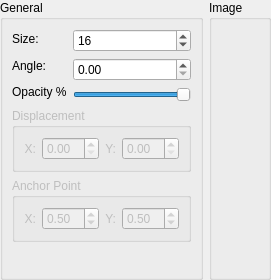
<?xml version="1.0" encoding="UTF-8"?>
<ui version="4.0">
 <class>LocalGraphicWidgetForm</class>
 <widget class="QWidget" name="LocalGraphicWidgetForm">
  <property name="geometry">
   <rect>
    <x>0</x>
    <y>0</y>
    <width>236</width>
    <height>280</height>
   </rect>
  </property>
  <property name="windowTitle">
   <string>Form</string>
  </property>
  <layout class="QGridLayout" name="gridLayout_10">
   <property name="margin">
    <number>0</number>
   </property>
   <item row="0" column="0">
    <layout class="QGridLayout" name="gridLayout_9">
     <item row="0" column="0">
      <widget class="QGroupBox" name="m_generalGroupBox">
       <property name="title">
        <string>General</string>
       </property>
       <layout class="QGridLayout" name="gridLayout_8">
        <item row="0" column="0">
         <layout class="QGridLayout" name="gridLayout_3">
          <item row="2" column="0">
           <widget class="QGroupBox" name="m_anchorPointGroupBox">
            <property name="enabled">
             <bool>false</bool>
            </property>
            <property name="title">
             <string>Anchor Point</string>
            </property>
            <property name="flat">
             <bool>true</bool>
            </property>
            <layout class="QGridLayout" name="gridLayout_7">
             <item row="0" column="0">
              <layout class="QGridLayout" name="gridLayout_6">
               <item row="0" column="0">
                <widget class="QLabel" name="m_anchorPointXLabel">
                 <property name="text">
                  <string>X:</string>
                 </property>
                 <property name="alignment">
                  <set>Qt::AlignRight|Qt::AlignTrailing|Qt::AlignVCenter</set>
                 </property>
                </widget>
               </item>
               <item row="0" column="1">
                <widget class="QDoubleSpinBox" name="m_anchorPointXDoubleSpinBox">
                 <property name="sizePolicy">
                  <sizepolicy hsizetype="Expanding" vsizetype="Fixed">
                   <horstretch>0</horstretch>
                   <verstretch>0</verstretch>
                  </sizepolicy>
                 </property>
                 <property name="maximum">
                  <double>1.000000000000000</double>
                 </property>
                 <property name="singleStep">
                  <double>0.100000000000000</double>
                 </property>
                 <property name="value">
                  <double>0.500000000000000</double>
                 </property>
                </widget>
               </item>
               <item row="0" column="2">
                <widget class="QLabel" name="m_anchorPointYLabel">
                 <property name="text">
                  <string>Y:</string>
                 </property>
                 <property name="alignment">
                  <set>Qt::AlignRight|Qt::AlignTrailing|Qt::AlignVCenter</set>
                 </property>
                </widget>
               </item>
               <item row="0" column="3">
                <widget class="QDoubleSpinBox" name="m_anchorPointYDoubleSpinBox">
                 <property name="sizePolicy">
                  <sizepolicy hsizetype="Expanding" vsizetype="Fixed">
                   <horstretch>0</horstretch>
                   <verstretch>0</verstretch>
                  </sizepolicy>
                 </property>
                 <property name="maximum">
                  <double>1.000000000000000</double>
                 </property>
                 <property name="singleStep">
                  <double>0.100000000000000</double>
                 </property>
                 <property name="value">
                  <double>0.500000000000000</double>
                 </property>
                </widget>
               </item>
              </layout>
             </item>
            </layout>
           </widget>
          </item>
          <item row="0" column="0">
           <layout class="QFormLayout" name="formLayout">
            <item row="0" column="0">
             <layout class="QGridLayout" name="gridLayout">
              <item row="0" column="0">
               <widget class="QLabel" name="m_graphicSizeLabel">
                <property name="text">
                 <string>Size:</string>
                </property>
               </widget>
              </item>
              <item row="1" column="0">
               <widget class="QLabel" name="m_graphicAngleLabel">
                <property name="text">
                 <string>Angle:</string>
                </property>
               </widget>
              </item>
              <item row="2" column="0">
               <widget class="QLabel" name="m_graphicOpacityLabel">
                <property name="text">
                 <string>Opacity %</string>
                </property>
               </widget>
              </item>
             </layout>
            </item>
            <item row="0" column="1">
             <layout class="QGridLayout" name="gridLayout_2">
              <item row="0" column="0">
               <widget class="QDoubleSpinBox" name="m_graphicSizeDoubleSpinBox">
                <property name="sizePolicy">
                 <sizepolicy hsizetype="Expanding" vsizetype="Fixed">
                  <horstretch>0</horstretch>
                  <verstretch>0</verstretch>
                 </sizepolicy>
                </property>
                <property name="decimals">
                 <number>0</number>
                </property>
                <property name="maximum">
                 <double>16384.000000000000000</double>
                </property>
                <property name="value">
                 <double>16.000000000000000</double>
                </property>
               </widget>
              </item>
              <item row="1" column="0">
               <widget class="QDoubleSpinBox" name="m_graphicAngleDoubleSpinBox">
                <property name="sizePolicy">
                 <sizepolicy hsizetype="Expanding" vsizetype="Fixed">
                  <horstretch>0</horstretch>
                  <verstretch>0</verstretch>
                 </sizepolicy>
                </property>
                <property name="maximum">
                 <double>360.000000000000000</double>
                </property>
                <property name="singleStep">
                 <double>10.000000000000000</double>
                </property>
               </widget>
              </item>
              <item row="2" column="0">
               <widget class="QSlider" name="m_graphicOpacitySlider">
                <property name="maximum">
                 <number>100</number>
                </property>
                <property name="singleStep">
                 <number>10</number>
                </property>
                <property name="pageStep">
                 <number>10</number>
                </property>
                <property name="value">
                 <number>100</number>
                </property>
                <property name="orientation">
                 <enum>Qt::Horizontal</enum>
                </property>
               </widget>
              </item>
             </layout>
            </item>
           </layout>
          </item>
          <item row="3" column="0">
           <spacer name="verticalSpacer">
            <property name="orientation">
             <enum>Qt::Vertical</enum>
            </property>
            <property name="sizeHint" stdset="0">
             <size>
              <width>20</width>
              <height>40</height>
             </size>
            </property>
           </spacer>
          </item>
          <item row="1" column="0">
           <widget class="QGroupBox" name="m_displacementGroupBox">
            <property name="enabled">
             <bool>false</bool>
            </property>
            <property name="title">
             <string>Displacement</string>
            </property>
            <property name="flat">
             <bool>true</bool>
            </property>
            <layout class="QGridLayout" name="gridLayout_5">
             <item row="0" column="0">
              <layout class="QGridLayout" name="gridLayout_4">
               <item row="0" column="2">
                <widget class="QLabel" name="m_displacementYLabel">
                 <property name="text">
                  <string>Y:</string>
                 </property>
                 <property name="alignment">
                  <set>Qt::AlignRight|Qt::AlignTrailing|Qt::AlignVCenter</set>
                 </property>
                </widget>
               </item>
               <item row="0" column="0">
                <widget class="QLabel" name="m_displacementXLabel">
                 <property name="text">
                  <string>X:</string>
                 </property>
                 <property name="alignment">
                  <set>Qt::AlignRight|Qt::AlignTrailing|Qt::AlignVCenter</set>
                 </property>
                </widget>
               </item>
               <item row="0" column="1">
                <widget class="QDoubleSpinBox" name="m_displacementXDoubleSpinBox">
                 <property name="sizePolicy">
                  <sizepolicy hsizetype="Expanding" vsizetype="Fixed">
                   <horstretch>0</horstretch>
                   <verstretch>0</verstretch>
                  </sizepolicy>
                 </property>
                </widget>
               </item>
               <item row="0" column="3">
                <widget class="QDoubleSpinBox" name="m_displacementYDoubleSpinBox">
                 <property name="sizePolicy">
                  <sizepolicy hsizetype="Expanding" vsizetype="Fixed">
                   <horstretch>0</horstretch>
                   <verstretch>0</verstretch>
                  </sizepolicy>
                 </property>
                </widget>
               </item>
              </layout>
             </item>
            </layout>
           </widget>
          </item>
         </layout>
        </item>
       </layout>
      </widget>
     </item>
     <item row="0" column="1">
      <widget class="QGroupBox" name="m_imageGroupBox">
       <property name="title">
        <string>Image</string>
       </property>
      </widget>
     </item>
    </layout>
   </item>
  </layout>
 </widget>
 <tabstops>
  <tabstop>m_graphicSizeDoubleSpinBox</tabstop>
  <tabstop>m_graphicAngleDoubleSpinBox</tabstop>
  <tabstop>m_graphicOpacitySlider</tabstop>
  <tabstop>m_displacementXDoubleSpinBox</tabstop>
  <tabstop>m_displacementYDoubleSpinBox</tabstop>
  <tabstop>m_anchorPointXDoubleSpinBox</tabstop>
  <tabstop>m_anchorPointYDoubleSpinBox</tabstop>
 </tabstops>
 <resources/>
 <connections/>
</ui>
